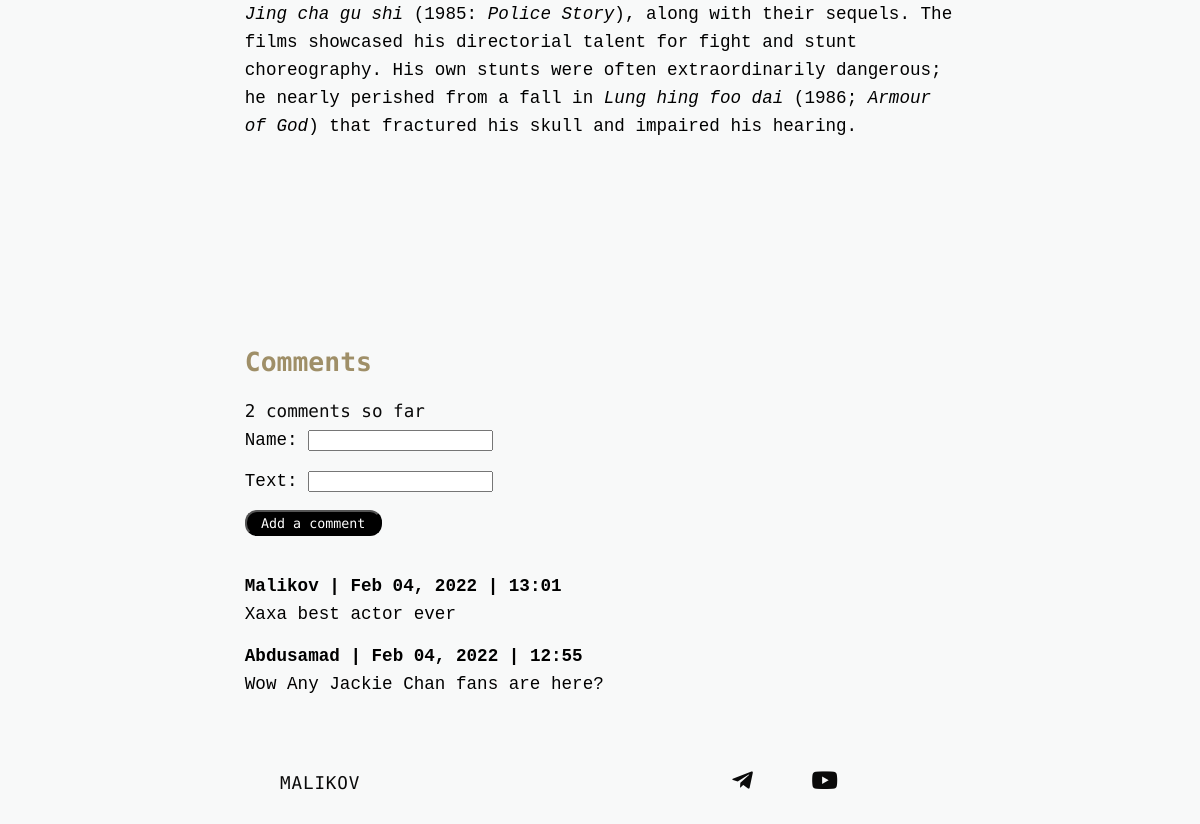
The page /post/who-is-jackie-chan/ (lower part) on the database as committed earlier.
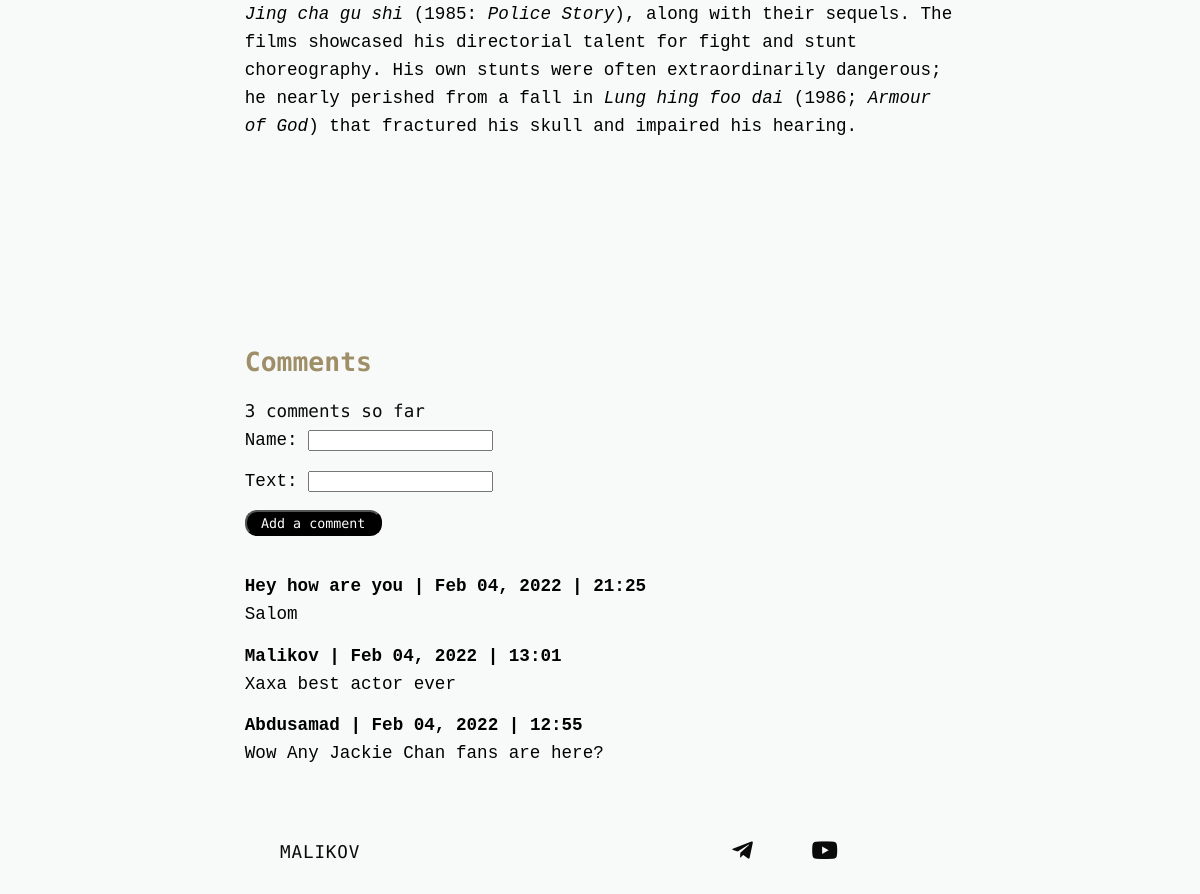
The same page on the database as committed later.
### blog/models.py (models this page shows, shortened)
class Post(models.Model):
    title = models.CharField(max_length=100)
    description = models.CharField(max_length=210)
    slug = models.SlugField()
    created_at = models.DateTimeField(auto_now_add=True)
    updated_at = models.DateTimeField(auto_now=True)
    text = RichTextField()
    active = models.BooleanField(default=True)
    comment_count = models.IntegerField(default=0)
    view_count = models.IntegerField(default=0)
    like_count = models.IntegerField(default=0)
    images = models.ImageField(upload_to='post_images')
    category = models.ManyToManyField(Category)
    class Meta:
        ordering = ('-created_at',)

class Comments(models.Model):
    post = models.ForeignKey(Post, on_delete=models.CASCADE, related_name='comments')
    name = models.CharField(max_length=30)
    text = models.CharField(max_length=100)
    created_at = models.DateTimeField(auto_now_add=True)
    class Meta:
        ordering = ('-created_at',)

### blog/views.py (the view)
# urls.py: path("post/<slug:slug>/", post_detail, name='post_detail')
def post_detail(request, slug):
    post = get_object_or_404(Post, slug = slug)
    if request.method == 'POST':
        form = CommentForm(request.POST)
        if form.is_valid:
            comment = form.save(commit=False)
            comment.post = post
            comment.save()
            return redirect('post_detail', slug=post.slug)
    else:
        form = CommentForm()
    context = {
        'post': post,
        'form': form
    }
    return render(request, 'post_detail.html', context)

### blog/forms.py
class CommentForm(ModelForm):
    class Meta:
        model = Comments
        fields = ('name', 'text')

### templates/post_detail.html (shortened to what this page needs)
{% extends 'base.html' %}
{% block content %}
    <div class='center' style='width:60%; margin: 3% auto;'>
        <p class="preview__excerpt" itemprop="description">{{ post.text|safe }}</p>
    </div>
    <div class='center' style='width:60%; margin: 3% auto;'>
        <h2 class="preview__header" itemprop="name">Comments</h2>
        <span class="preview__date">{{ post.comments.count }} comments so far</span>
        <form method='post'>
            {{ form.as_p }}
            <input type="submit" value='Add a comment'
                   style="padding:0.5% 2%; background:black; color:white;border-radius:12px; font-family: 'Space Mono', monospace;">
        </form>
    </div>
    <div class='center' style='width:60%; margin: 3% auto;'>
        {% if post.comments.count != 0 %}
            {% for comment in post.comments.all %}
                <strong>{{ comment.name }} | {{ comment.created_at|date:'M d, Y | H:i' }}</strong>
                <p>{{ comment.text }} </p>
            {% endfor %}
        {% else %}
            <p>No comments yet. Be first commentor</p>
        {% endif %}
    </div>
    <div class='center' style='width:60%; margin: 3% auto;'>
        <footer class="section-padding--sm footer" style='margin-left:0;'>
            <a class="footer__archive" href="/">MALIKOV</a>
            <ul class="footer__social">
                <li><a class="fa fa-lg fa-github" href="https://github.com/sevbo2003" target="_blank"></a>
                </li>
                <li><a class="fab fa-lg fa-telegram-plane" href="https://www.linkedin.com/in/abdusamad-malikov/"
                       target="_blank"></a>
                </li>
                <li><a class="fa fa-lg fa-linkedin" href="https://www.linkedin.com/in/abdusamad-malikov/"
                       target="_blank"></a></li>
                <li><a class="fab fa-lg fa-youtube" href="https://www.youtube.com/channel/UCmA8lwHZHfpbSkbv65awfdQ"
                       target="_blank"></a>
                </li>
                <li><a class="fa fa-lg fa-facebook" href="https://www.facebook.com/abdusamad.malikov.18"
                       target="_blank"></a></li>
                <li><a class="fa fa-lg fa-instagram" href="https://www.instagram.com/abdusamad_malikov/"
                       target="_blank"></a></li>
            </ul>
        </footer>
    </div>
{% endblock %}

Rows that differ between the two databases and show on the page:
computed for Post: comments.count "2" → "3"
added Comments: name "Hey how are you", created_at|H "Feb 04, 2022 | 21:25", text "Salom"
